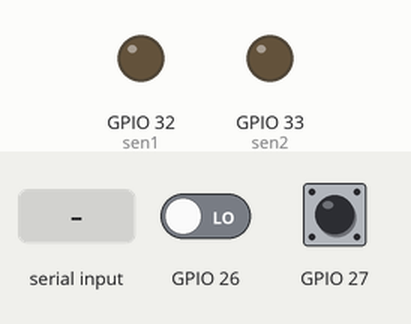
The sketch below on a simulated ESP32. Parts: output pins drawn as LEDs (lit = HIGH). The inputs (shaded band) are chosen by the test bench; at power-on: GPIO 26 LOW, GPIO 27 HIGH. What the sketch prints to the serial monitor is not drawn.

Above: at 1.2 s.
1.3 s: GPIO 26 driven HIGH
At 1.56 s:
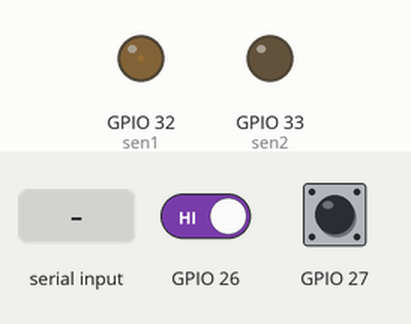
3.3 s: "5\n" received over Serial
At 3.65 s:
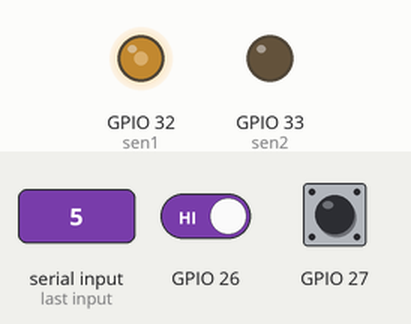
6.3 s: "90,45\n" received over Serial
At 7.4 s:
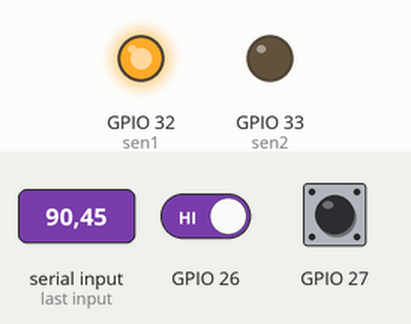
Timing chart, 0 to 9.3 s (numbered marks = the images above; inputs shaded):
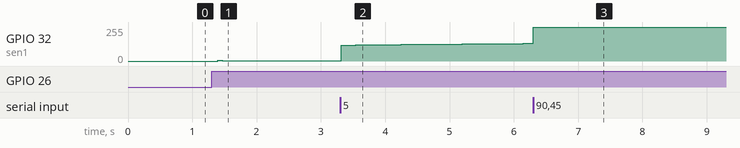

Measured:
- after the input at 1.3 s, GPIO 32 (sen1): 0/255 → 3/255 after 0.09 s, → 2/255 0.26 s later, → 3/255 0.16 s later
- after the input at 3.3 s, GPIO 32 (sen1): moves from 3/255 to 132/255 over 2.8 s, starting at once

The sketch:

Comntrol_pos_motor_04_RTOS.ino
```cpp
#include <Arduino.h>

// ===================== CONFIGURACIÓN ===================== //
// Periodo de muestreo (2 ms)
int dt_us = 2000;
float dt = dt_us * 0.000001;   // Conversión a segundos

unsigned long k = 0;          // Contador de ciclos

// Variables del encoder
int Np = 0;                   // Número de pulsos
const float R = 0.12587;       // Conversión pulsos → radianes o grados
float th = 0, thp = 0;        // Posición actual y anterior

// Filtro derivada
float dth_d = 0, dth_f = 0;
float alpha = 0.05;           // Filtro pasa-bajas

// Parámetros PID
float kp = 1.1 , kd = 0.5, ki = 0.05;
float e = 0, de = 0, inte = 0;
float u = 0, usat = 0;

// PWM aplicado
float PWM = 0;

// Posición deseada (SET POINT)
float th_des = 0;

// Pines del puente H
const int sen1 = 32;
const int sen2 = 33;

// Para leer desde Serial
String consigna;

// ===================== PROTOTIPOS DE TAREAS ===================== //
void TaskControl(void *pvParameters);
void TaskSerial(void *pvParameters);

// ===================== CONFIGURACIÓN INICIAL ===================== //
void setup() {
  Serial.begin(115200);

  // Interrupciones del encoder
  attachInterrupt(digitalPinToInterrupt(26), CH_A, RISING);
  attachInterrupt(digitalPinToInterrupt(27), CH_B, RISING);

  // Pines de control motor
  pinMode(sen1, OUTPUT);
  pinMode(sen2, OUTPUT);

  // ===== Crear tarea del CONTROL ===== //
  xTaskCreatePinnedToCore(
    TaskControl,
    "Control",
    4096,
    NULL,
    2,
    NULL,
    1
  );

  // ===== Crear tarea del SERIAL ===== //
  xTaskCreatePinnedToCore(
    TaskSerial,
    "Serial",
    4096,
    NULL,
    1,
    NULL,
    0
  );
}

void loop() {
  // FreeRTOS no usa loop
}


// ==========================================================
// TAREA DE CONTROL — SE EJECUTA CADA dt_us (2 ms)
// ==========================================================
void TaskControl(void *pvParameters)
{
  TickType_t xLastWakeTime = xTaskGetTickCount();

  while (1)
  {
    // ======== LECTURA DE SENSOR ======== //
    // Conversión de pulsos de encoder a posición
    th = R * Np;

    // Velocidad instantánea
    dth_d = (th - thp) / dt;

    // Filtro derivada
    dth_f = alpha * dth_d + (1 - alpha) * dth_f;

    // ======== CONTROL PID DE POSICIÓN ======== //
    e = th_des - th;      // Error de posición
    de = -dth_f;          // Derivada
    inte += e * dt;       // Integral

    // Ley de control
    u = kp*e + kd*de + ki*inte;

    // Saturación (motor a ±12V)
    usat = constrain(u, -12, 12);

    // Conversión a PWM (12 V → 255)
    PWM = usat * 21.25;

    // ======== APLICAR PWM ======== //
    if (PWM > 0) {
      analogWrite(sen1, PWM);
      analogWrite(sen2, 0);
    } else {
      analogWrite(sen1, 0);
      analogWrite(sen2, -PWM);
    }

    thp = th;

    // ======== IMPRIMIR DATOS ======== //
    Serial.print("th:"); Serial.print(th);
    Serial.print(", e:"); Serial.print(e);
    Serial.print(", PWM:"); Serial.println(PWM);

    // ======== ESPERA EXACTA ======== //
    vTaskDelayUntil(&xLastWakeTime, pdMS_TO_TICKS(dt_us/1000));
  }
}


// ==========================================================
// TAREA SERIAL — LEE EL SETPOINT SIN BLOQUEAR EL CONTROL
// ==========================================================
void TaskSerial(void *pvParameters)
{
  while (1)
  {
    if (Serial.available() > 0)
    {
      consigna = Serial.readStringUntil('\n');
      th_des = consigna.toFloat();   // SET POINT
    }

    vTaskDelay(pdMS_TO_TICKS(10));
  }
}


// ==========================================================
// INTERRUPCIONES DEL ENCODER
// ==========================================================
void CH_A() {
  // Dirección depende del otro canal
  if (digitalRead(27) == LOW) Np++;
  else Np--;
}

void CH_B() {
  if (digitalRead(26) == HIGH) Np++;
  else Np--;
}
```
